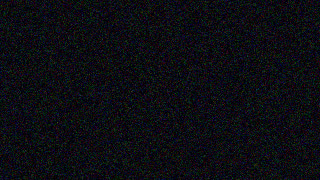
#> input picture ui/tests/fixtures/sceneTemplateReview/space.jpg, 320 x 180 px
$ python -i diorama_set.py   (imports and definitions only)
#> lines starting #> are read from the running program, lines starting #| are printed output that depends on the picture
#> further down, picture is the input picture: PIL image 320x180 RGB; mean R, G, B 12.8, 13.5, 18.6
"""The pieces of a diorama set as GLBs: one house block per generated facade, and a tiled ground slab.

A house is a box: its front wears the whole facade picture, its sides and back repeat a thin strip of the facade's
edge and its roof the facade's top strip, so the block reads as one painted object. The ground is a thin slab whose
top tiles the ground picture every ``tile`` metres. Units are metres, y up. A house's origin is the middle of its
front's bottom edge, the front facing +z; the ground's origin is the middle of its top. A scene keeps those origins
(``fitGltf`` places the origin and scales the model to 1.7 m times the slot's scale), so the scene compiler lays the
pieces out around the cast (``ui/src/features/scene3d/dioramaSet.ts``).
"""
from __future__ import annotations

import io
from pathlib import Path

import numpy as np
import pygltflib
from PIL import Image

DEPTH = 3.0              # every house is this deep
STRIP = 0.04             # share of the facade picture the sides and roof repeat
TEXTURE_WIDTH = 768      # facades are embedded at most this wide
GROUND_TEXTURE = 1024
GROUND_SIZE = 80.0       # the slab's side
GROUND_TILE = 3.0        # metres the ground picture covers before it repeats
GROUND_THICKNESS = 0.2
GROUND_TONE = 0.8        # the ground a little darker than its picture: a pale floor glared and drowned the lyrics
MARGIN_CLOSE = 28        # a pixel this near the backdrop colour (on every channel) is backdrop
MARGIN_TINT = 24         # a backdrop is grey or white: its channels differ by less than this
MARGIN_SHARE = 0.6       # a line mostly of backdrop is margin
MAX_TRIM = 0.12          # never trim more than this share of a side
SKY_BLUE = 18            # a sky pixel is bluer than red by this much, and at least as blue as green
SKY_SHARE = 0.85         # a top row mostly of sky is sky
SKY_TRIM = 0.35          # sky above a small house is trimmed up to this share of the picture


def trim_border(picture: Image.Image) -> Image.Image:
    """Crop what is not the facade: a grey or white studio backdrop around it, then sky above it."""
    return _trim_sky(_trim_backdrop(picture))


def _trim_backdrop(picture: Image.Image) -> Image.Image:
    """The backdrop is the colour of both top corners when they agree and are grey or white. A side loses the lines
    that are mostly that colour, never more than MAX_TRIM of it; a facade that fills the picture keeps it all."""
    pixels = np.asarray(picture.convert("RGB"), dtype=np.float32)
    left_corner, right_corner = pixels[0, 0], pixels[0, -1]
#> left_corner = [0, 4, 32]; right_corner = [9, 3, 41]
    colour = (left_corner + right_corner) / 2
#> colour = [4.5, 3.5, 36.5]
    if np.abs(left_corner - right_corner).max() > MARGIN_CLOSE or colour.max() - colour.min() > MARGIN_TINT:
        return picture
    backdrop = np.abs(pixels - colour).max(axis=2) < MARGIN_CLOSE
    rows, columns = backdrop.mean(axis=1), backdrop.mean(axis=0)
    height, width = backdrop.shape

    def depth(shares) -> int:
        limit = int(len(shares) * MAX_TRIM)
        return next((count for count, share in enumerate(shares[:limit]) if share < MARGIN_SHARE), limit)

    top, bottom, left, right = depth(rows), depth(rows[::-1]), depth(columns), depth(columns[::-1])
    if not (top or bottom or left or right):
        return picture
    return picture.crop((left, top, width - right, height - bottom))


def _trim_sky(picture: Image.Image) -> Image.Image:
    """A small house drawn whole leaves sky over its walls (a beach hut under a blue sky): the top rows that are
    mostly sky go, up to SKY_TRIM of the picture. A blue sky and a night sky are both bluer than they are red."""
    pixels = np.asarray(picture.convert("RGB"), dtype=np.float32)
    red, green, blue = pixels[..., 0], pixels[..., 1], pixels[..., 2]
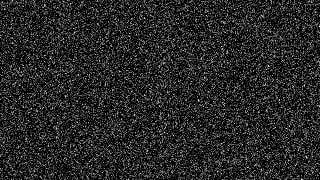
#> red: shape (180, 320) float32; min 0, max 79, mean 12.8; drawn with min black and max white
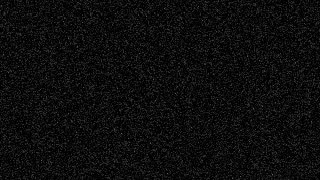
#> green: shape (180, 320) float32; min 0, max 102, mean 13.5
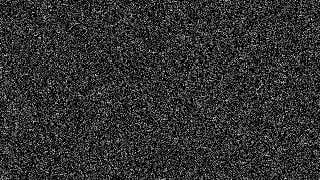
#> blue: shape (180, 320) float32; min 0, max 94, mean 18.6; drawn with min black and max white
    sky = ((blue - red >= SKY_BLUE) & (blue >= green)).mean(axis=1)
#> sky = 180 values, max 0.316 at index 129, min 0.169 at index 101, mean 0.236
    limit = int(len(sky) * SKY_TRIM)
#> limit = 62
    top = next((count for count, share in enumerate(sky[:limit]) if share < SKY_SHARE), limit)
#> top = 0
    return picture.crop((0, top, picture.width, picture.height)) if top else picture


# [107 lines left out: functions _png, _quad, _arrays, house_arrays, ground_arrays, _write and 2 more, not called in this run]

>>> from PIL import Image
>>> picture = Image.open('../../ui/tests/fixtures/sceneTemplateReview/space.jpg')
>>> result = trim_border(picture)
